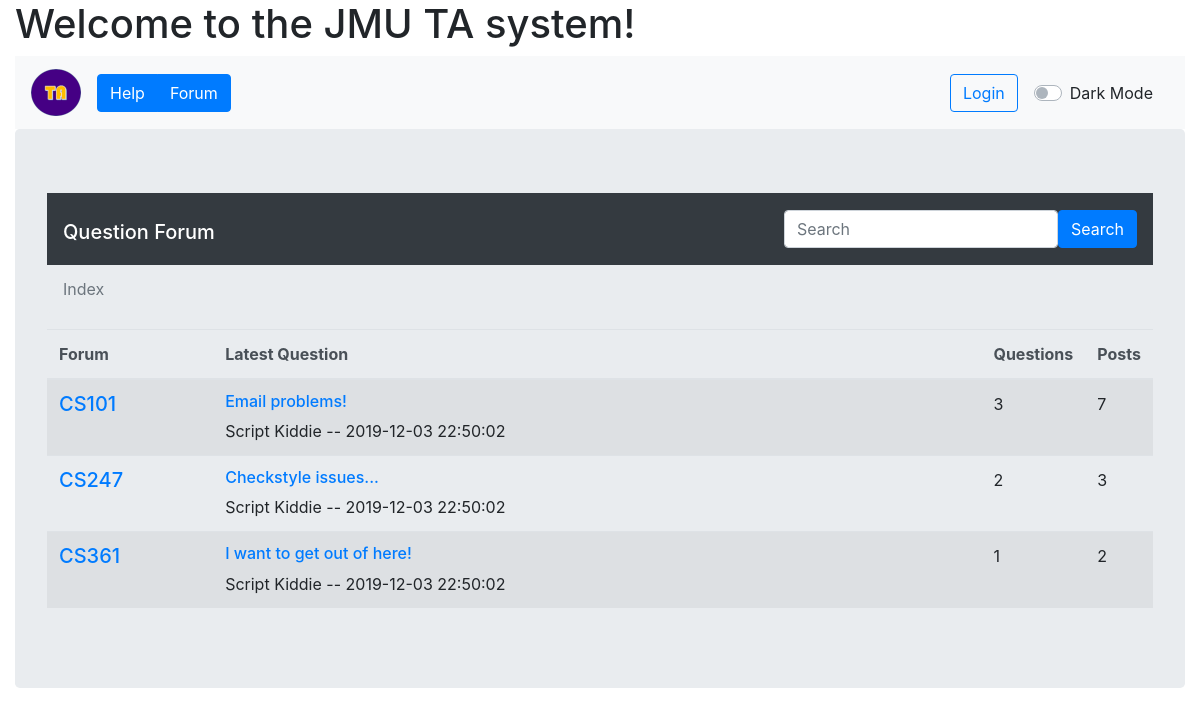
/forum.php, run on the app's committed database.
### tables this page shows
CREATE TABLE classforum
(
  forumID INT NOT NULL AUTO_INCREMENT,
  className TEXT NOT NULL,
  CONSTRAINT ClassForum_ForumID_pk PRIMARY KEY (forumID)
);

CREATE TABLE question
(
  questionID INT NOT NULL AUTO_INCREMENT,
  forumID INT NOT NULL,
  title TEXT NOT NULL,
  details TEXT NOT NULL,
  asked DATETIME NOT NULL DEFAULT NOW(),
  author TEXT,
  CONSTRAINT Question_questionID_pk PRIMARY KEY (questionID),
  CONSTRAINT Question_forumID_fk FOREIGN KEY (forumID) REFERENCES classforum (forumID)
);

### php/forum_index.php (the view, shortened to what this page needs)
<table id="forum_index" class="table table-striped table-responsive">
<thead class="thead-light">
    <tr>
        <th class="col-sm-2">Forum</th>
        <th class="col">Latest Question</th>
        <th class="col">Questions</th>
        <th class="col">Posts</th>
    </tr>
</thead>
<tbody>
    <?php
    $connection = OpenCon();
    $classQuery = "SELECT * FROM classforum";
    $forums = array();
    if ($result = $connection->query($classQuery)) {
        while($item = $result->fetch_assoc()) {
            $forums[] = $item;
        }
    }
    $lastAskedQuery = "SELECT CF.forumID, questionID, title, details, asked, author FROM classforum CF LEFT JOIN question Q1 ON CF.forumID = Q1.forumID WHERE questionID = (SELECT MAX(Q2.questionID) FROM question Q2 WHERE Q1.forumID = Q2.forumID) GROUP BY CF.forumID";
    $questions = array();
    if ($result = $connection->query($lastAskedQuery)) {
        while($item = $result->fetch_assoc()) {
            $questions[] = $item;
        }
    }
    $qNumQuery = "SELECT forumID, COUNT(questionID) AS \"numQuestions\" FROM question GROUP BY forumID";
    $questionNum = array();
    if ($result = $connection->query($qNumQuery)) {
        while($item = $result->fetch_assoc()) {
            $questionNum[] = $item;
        }
    }
    $pNumQuery = "SELECT forumID, COUNT(answer.answerID) + COUNT(DISTINCT question.questionID) AS \"numPosts\" FROM question LEFT JOIN answer ON question.questionID = answer.questionID GROUP BY forumID";
    $postNum = array();
    if ($result = $connection->query($pNumQuery)) {
        while($item = $result->fetch_assoc()) {
            $postNum[] = $item;
        }
    }
    for ($x = 0; $x < count($forums); $x++) {
        $forumID = $forums[$x]['forumID'];
        $className = $forums[$x]['className'];
        $qTitle = $questions[$x]['title'];
        $author = $questions[$x]['author'];
        $asked = $questions[$x]['asked'];
        $numOfQ = $questionNum[$x]['numQuestions'];
        $numOfP = $postNum[$x]['numPosts'];
        echo("<tr id=\"".$forumID."\">");
        echo("<td><h3 class=\"h5\"><a class=\"class_anchor\" href=\"#0\">".$className."</a></h3></td>");
        echo("<td><div><h4 class=\"h6\">".$qTitle."</h4>".$author." -- ".$asked."</div></td>");
        echo("<td><div>".$numOfQ."</div></td>");
        echo("<td><div>".$numOfP."</div></td>");
        echo("</tr>");
    }
    ?>
</tbody>
</table>

### html/forum.php (shortened to what this page needs)
<!doctype html>
<html lang="en">
  <head>
    <link rel="stylesheet" href="https://stackpath.bootstrapcdn.com/bootstrap/4.3.1/css/bootstrap.min.css">
    <link rel="stylesheet" type="text/css" href="../css/fullcalendar.css">
    <link rel="stylesheet" type="text/css" href="../css/dark-mode.css">
  </head>
  <body>
    <div class="container-fluid">
      <div class="page-header">
        <h1>Welcome to the JMU TA system!</h1>
      </div>
      <nav class="navbar navbar-expand-lg navbar-light bg-light">
        <a class="navbar-brand" href="index.php"><img src="../resources/TA_Iconx50px.png" alt="TA Icon"></a>
        <div class="collapse navbar-collapse" id="navbarSupportedContent">
          <ul class="navbar-nav mr-auto">
            <li class="nav-item">
              <div class="btn-group" role="group" aria-label="navigation button group">
                  <a role="button" class="btn btn-primary" href="#" data-toggle="modal" data-target="#helpModal">Help</a>
                  <a role="button" class="btn btn-primary" href="#">Forum</a>
              </div>
            </li>
          </ul>
<?php if(isset($_SESSION['personID'])): ?>
          <form method="post" action="index.php">
            <input type="hidden" name="action" value="logoff">
            <input type="submit" class="btn btn-outline-primary my-2 my-sm-0" value="Logoff">
          </form>
<?php else: ?>
          <button class="btn btn-outline-primary my-2 my-sm-0" type="login"><a href="#" data-toggle="modal" data-target="#loginModal">Login</a></button>
<?php endif; ?>
          <div class="nav-link">
            <div class="custom-control custom-switch">
              <label class="custom-control-label" for="darkSwitch">Dark Mode</label>
            </div>
          </div>
        </div>
      </nav>
      <div id="forum" class="jumbotron">
        <nav class="navbar navbar-dark bg-dark">
          <h1><a href="#" class="navbar-brand">Question Forum</a></h1>
          <form id="search_form" class="form-inline">
            <input id="search_field" type="text" name="search-string" class="form-control" placeholder="Search">
            <button type="submit" class="btn btn-primary">Search</button>
          </form>
        </nav>
        <nav aria-label="breadcrumb">
          <ol id="forum_breadcrumb_list" class="breadcrumb">
            <li id="bc_index" class="breadcrumb-item active">Index</li>
          </ol>
        </nav>
        <div id="forum_container">
        <?php require_once('../php/forum_index.php')?>
        </div>
      </div>
    </div>
  </body>
</html>

### css/dark-mode.css (style rules this page uses)
[data-theme="dark"] h1, h2, h3, h4, h5, h6 { color: #007bff; }

### data on the page
classforum: className "CS101"
question: title "Email problems!", author "Script Kiddie", asked "2019-12-03 22:50:02"
classforum: className "CS247"
question: title "Checkstyle issues...", author "Script Kiddie", asked "2019-12-03 22:50:02"
classforum: className "CS361"
question: title "I want to get out of here!", author "Script Kiddie", asked "2019-12-03 22:50:02"

### other printed values
$numOfQ "3"
$numOfP "7"
$numOfQ "2"
$numOfP "3"
$numOfQ "1"
$numOfP "2"
